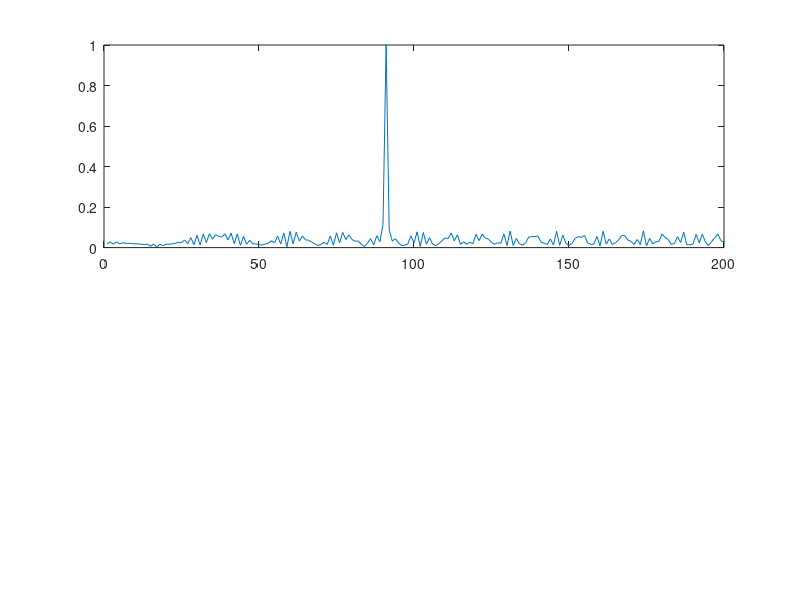
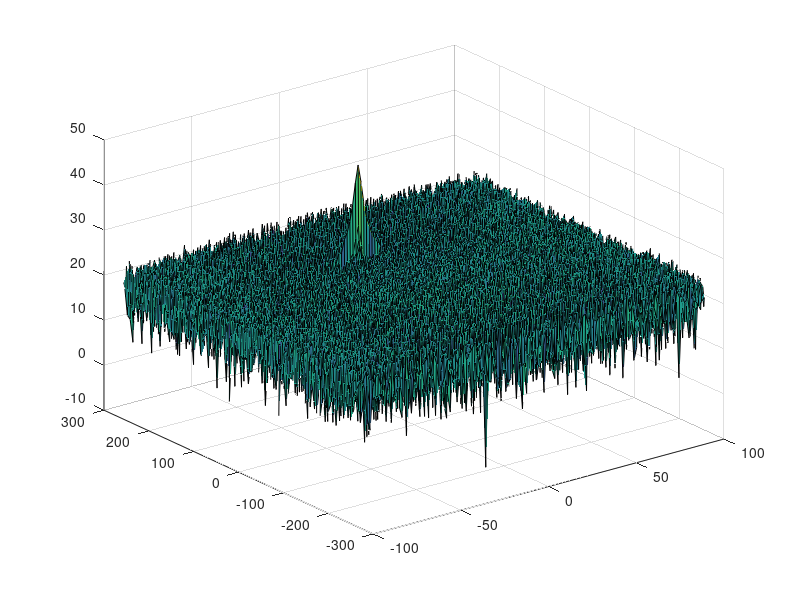
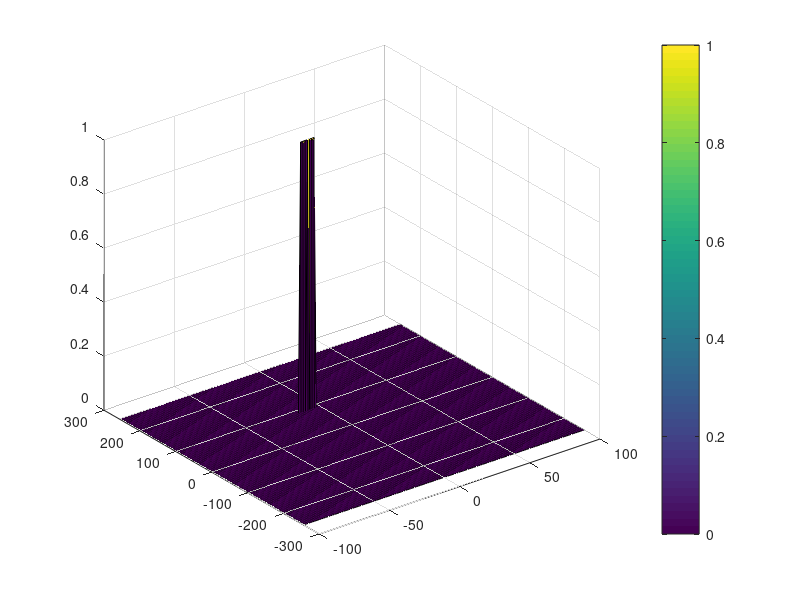

MATLAB code for these plots, in order:
clear         
clc;

%% Radar Specifications 
%%%%%%%%%%%%%%%%%%%%%%%%%%%
% Frequency of operation = 77GHz
% Max Range = 200m
% Range Resolution = 1 m
% Max Velocity = 100 m/s
%%%%%%%%%%%%%%%%%%%%%%%%%%%

max_range = 200;
range_resolution = 1;
speed_of_light = 299792458;

%% User Defined Range and Velocity of target
% *%TODO* :
% define the target's initial position and velocity. Note : Velocity
% remains constant

R = 90;
V = -10;

%% FMCW Waveform Generation

% *%TODO* :
%Design the FMCW waveform by giving the specs of each of its parameters.
% Calculate the Bandwidth (B), Chirp Time (Tchirp) and Slope (slope) of the FMCW
% chirp using the requirements above.
B = speed_of_light / (2 * range_resolution);
Tchirp = 5.5 * 2 * max_range / speed_of_light;
slope = B / Tchirp;

%Operating carrier frequency of Radar 
fc= 77e9;             %carrier freq
                                                          
%The number of chirps in one sequence. Its ideal to have 2^ value for the ease of running the FFT
%for Doppler Estimation. 
Nd=128;                   % #of doppler cells OR #of sent periods % number of chirps

%The number of samples on each chirp. 
Nr=1024;                  %for length of time OR # of range cells

% Timestamp for running the displacement scenario for every sample on each
% chirp
t=linspace(0,Nd*Tchirp,Nr*Nd); %total time for samples

%Creating the vectors for Tx, Rx and Mix based on the total samples input.
Tx=zeros(1,length(t)); %transmitted signal
Rx=zeros(1,length(t)); %received signal
Mix = zeros(1,length(t)); %beat signal

%Similar vectors for range_covered and time delay.
r_t=zeros(1,length(t));
td=zeros(1,length(t));


%% Signal generation and Moving Target simulation
% Running the radar scenario over the time. 

for i=1:length(t)         
    
    
    % *%TODO* :
    %For each time stamp update the Range of the Target for constant velocity.
    r_t(i) = R + V * t(i);
    td(i) = 2 * r_t(i) / speed_of_light;
    
    % *%TODO* :
    %For each time sample we need update the transmitted and
    %received signal. 
    Tx(i) = cos(2 * pi * (fc * t(i) + slope * t(i)^2 / 2));
    Rx(i) = cos(2 * pi * (fc * (t(i) - td(i)) + slope * (t(i) - td(i))^2 / 2));
    
    % *%TODO* :
    %Now by mixing the Transmit and Receive generate the beat signal
    %This is done by element wise matrix multiplication of Transmit and
    %Receiver Signal
    Mix(i) = Tx(i) * Rx(i);
    
end

%% RANGE MEASUREMENT


 % *%TODO* :
%reshape the vector into Nr*Nd array. Nr and Nd here would also define the size of
%Range and Doppler FFT respectively.
Mix = reshape(Mix, [Nr, Nd]);

 % *%TODO* :
%run the FFT on the beat signal along the range bins dimension (Nr) and
%normalize.
Mix_fft = fft(Mix, Nr, 1);
Mix_fft = Mix_fft ./ max(abs(Mix_fft));

 % *%TODO* :
% Take the absolute value of FFT output
Mix_fft = abs(Mix_fft);

 % *%TODO* :
% Output of FFT is double sided signal, but we are interested in only one side of the spectrum.
% Hence we throw out half of the samples.
Mix_fft = Mix_fft(1:Nr/2+1, :);

%plotting the range
figure ('Name','Range from First FFT')
subplot(2,1,1)

 % *%TODO* :
 % plot FFT output 
plot(Mix_fft(:, 1));
 
axis ([0 200 0 1]);



%% RANGE DOPPLER RESPONSE
% The 2D FFT implementation is already provided here. This will run a 2DFFT
% on the mixed signal (beat signal) output and generate a range doppler
% map.You will implement CFAR on the generated RDM


% Range Doppler Map Generation.

% The output of the 2D FFT is an image that has reponse in the range and
% doppler FFT bins. So, it is important to convert the axis from bin sizes
% to range and doppler based on their Max values.

Mix=reshape(Mix,[Nr,Nd]);

% 2D FFT using the FFT size for both dimensions.
sig_fft2 = fft2(Mix,Nr,Nd);

% Taking just one side of signal from Range dimension.
sig_fft2 = sig_fft2(1:Nr/2,1:Nd);
sig_fft2 = fftshift (sig_fft2);
RDM = abs(sig_fft2);
RDM = 10*log10(RDM) ;

%use the surf function to plot the output of 2DFFT and to show axis in both
%dimensions
doppler_axis = linspace(-100,100,Nd);
range_axis = linspace(-200,200,Nr/2)*((Nr/2)/400);
figure,surf(doppler_axis,range_axis,RDM);

%% CFAR implementation

%Slide Window through the complete Range Doppler Map

% *%TODO* :
%Select the number of Training Cells in both the dimensions.
Tr = 32;
Td = 8;

% *%TODO* :
%Select the number of Guard Cells in both dimensions around the Cell under 
%test (CUT) for accurate estimation
Gr = 8;
Gd = 2;

% *%TODO* :
% offset the threshold by SNR value in dB
offset = 10;

% *%TODO* :
%Create a vector to store noise_level for each iteration on training cells
noise_level = zeros(1,1);

CUT = zeros(size(RDM));

% *%TODO* :
%design a loop such that it slides the CUT across range doppler map by
%giving margins at the edges for Training and Guard Cells.
%For every iteration sum the signal level within all the training
%cells. To sum convert the value from logarithmic to linear using db2pow
%function. Average the summed values for all of the training
%cells used. After averaging convert it back to logarithimic using pow2db.
%Further add the offset to it to determine the threshold. Next, compare the
%signal under CUT with this threshold. If the CUT level > threshold assign
%it a value of 1, else equate it to 0.


   % Use RDM[x,y] as the matrix from the output of 2D FFT for implementing
   % CFAR

% *%TODO* :
% The process above will generate a thresholded block, which is smaller 
%than the Range Doppler Map as the CUT cannot be located at the edges of
%matrix. Hence,few cells will not be thresholded. To keep the map size same
% set those values to 0. 
 
for i = (Tr+Gr+1):(size(RDM, 1)-Tr-Gr)
    for j = (Td+Gd+1):(size(RDM, 2)-Td-Gd)
        range_r = (i-Gr-Tr):(i+Gr+Tr);
        first_r = (i-Gr-Tr):(i-Gr-1);
        last_r = (i+Gr+1):(i+Gr+Tr);
        first_d = (j-Gd-Td):(j-Gd-1);
        last_d = (j+Gd+1):(j+Gd+Td);
        middle_d = (j-Gd):(j+Gd);
        
        n1 = db2pow(RDM(range_r, first_d));
        n2 = db2pow(RDM(range_r, last_d));
        n3 = db2pow(RDM(first_r, middle_d));
        n4 = db2pow(RDM(last_r, middle_d));
        noise = mean([n1(:); n2(:); n3(:); n4(:)]);
        db_noise_offset = pow2db(noise) + offset;
              
        if RDM(i, j) > db_noise_offset
            CUT(i, j) = 1;
        else
            CUT(i, j) = 0;
        end
    end
end

% *%TODO* :
%display the CFAR output using the Surf function like we did for Range
%Doppler Response output.
figure,surf(doppler_axis,range_axis, CUT);
colorbar;
